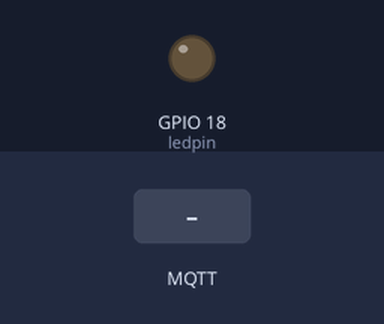
Bench run of a sketch on a simulated ESP32. On the bench: output pins drawn as LEDs (lit = HIGH). The inputs (shaded band) are chosen by the test bench. WiFi joins after 1.5 s; servers stay silent unless stated; no MQTT or app messages arrive unless stated; what the sketch prints to the serial monitor is not drawn.

Above: at 2.8 s.
2.9 s: MQTT message "5" arrives on the first subscribed topic
At 3.4 s:
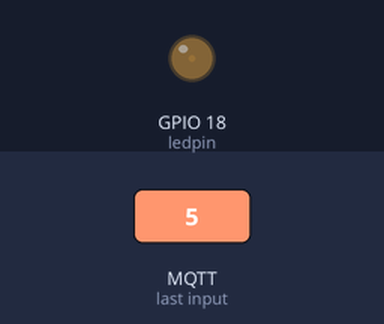
4.4 s: MQTT message "90" arrives on the first subscribed topic
At 5.6 s:
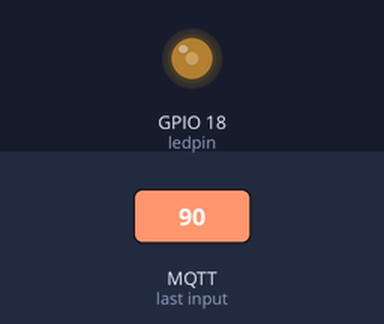
5.9 s: MQTT message "200" arrives on the first subscribed topic
At 6.8 s:
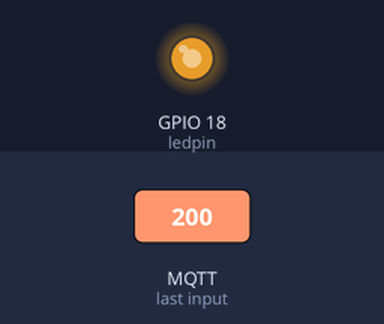
Timing chart, 0 to 8.9 s (numbered marks = the images above; inputs shaded):
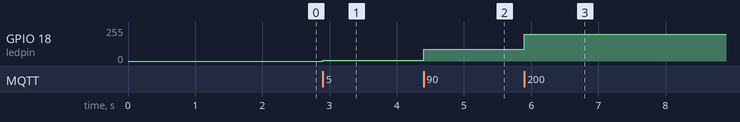

Measured:
- after the input at 2.9 s, GPIO 18 (ledpin): 0/255 → 5/255 at once
- after the input at 4.4 s, GPIO 18 (ledpin): 5/255 → 90/255 at once
- after the input at 5.9 s, GPIO 18 (ledpin): 90/255 → 200/255 at once

The sketch:

client.ino
```cpp
#include <WiFi.h>
#include <WiFiClient.h>
#include <PubSubClient.h>

#define ledpin 18

const char* ssid = "Revive Lab";
const char* password = "Revive@123";
const char* brokeruser = "muhammadyahya1217@gmail.com";
const char* brokerpass = "scienta480";
const char* broker = "broker.emqx.io";

char* intopic = "/ledbrightness/in";

WiFiClient espClient;
PubSubClient client(espClient);

void setupwifi() {
  delay(100);
  Serial.print("\nconnecting to...");
  Serial.println(ssid);
  WiFi.begin(ssid, password);
  while (WiFi.status() != WL_CONNECTED) {
    delay(100);
    Serial.print("---");
  }
  Serial.print("\nconnected to--");
  Serial.print(ssid);
}

void reconnect() {
  while (!client.connected()) {
    Serial.print("\nconnecting to--");
    Serial.println(broker);
    if (client.connect("koikoikoi", brokeruser, brokerpass)) {
      Serial.print("\nconnected to--");
      Serial.println(broker);
      client.subscribe(intopic);
    } else {
      Serial.print("\nConnection Error --Try again");
      delay(200);
    }
  }
}

void callback(char* topic, byte* payload, unsigned int length) {
  String message = "";
  for (unsigned int i = 0; i < length; i++) {
    message += (char)payload[i];
  }
  int value = message.toInt();
  Serial.print("Received message: ");
  Serial.print(topic);
  Serial.print(" with value: ");
  Serial.println(value);
  analogWrite(ledpin, value);
}

void setup() {
  Serial.begin(115200);
  pinMode(ledpin, OUTPUT);
  setupwifi();
  client.setServer(broker, 1883);
  client.setCallback(callback);
}

void loop() {
  if (!client.connected()) {
    reconnect();
  }
  client.loop();
}
```
